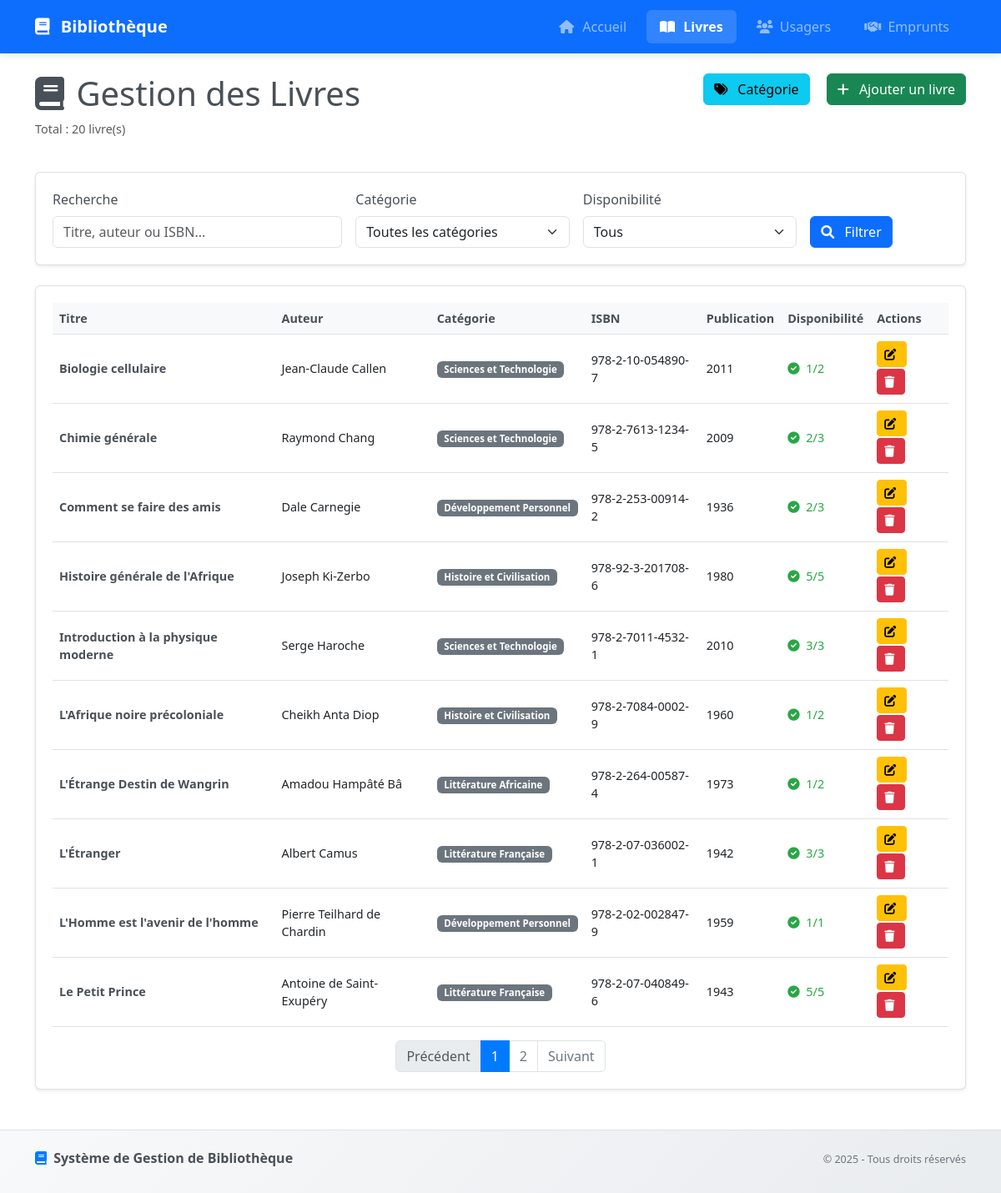
/pages/livres/livres.php, run on an earlier commit of the app's database.
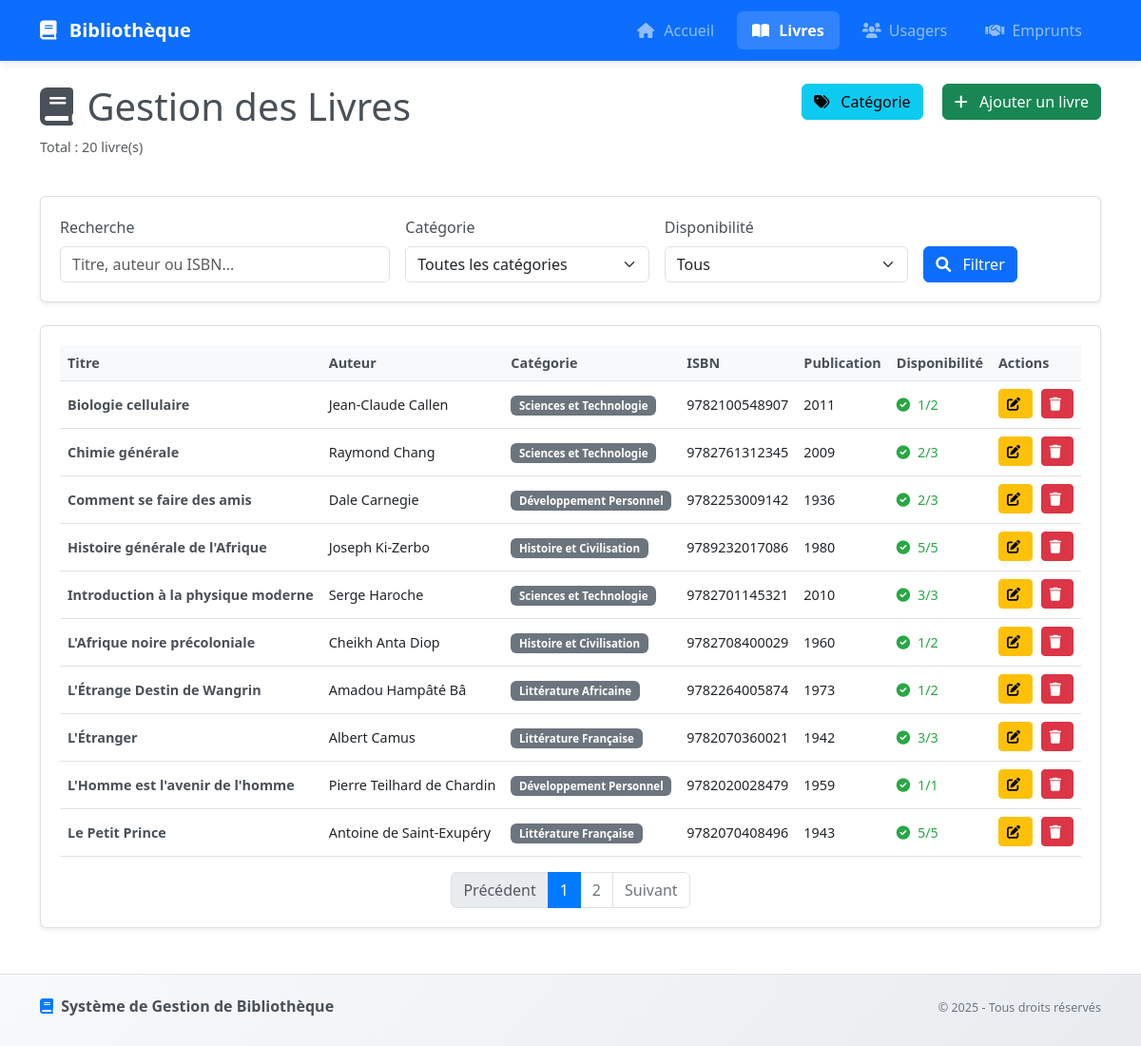
And on a later commit of the database.
### tables this page shows
CREATE TABLE livres (
    id INT PRIMARY KEY AUTO_INCREMENT,
    titre VARCHAR(255) NOT NULL,
    auteur VARCHAR(255) NOT NULL,
    isbn VARCHAR(20) UNIQUE,
    date_publication DATE,
    exemplaires_total INT DEFAULT 1,
    exemplaires_disponibles INT DEFAULT 1,
    categorie_id INT,
    date_creation TIMESTAMP DEFAULT CURRENT_TIMESTAMP,
    FOREIGN KEY (categorie_id) REFERENCES categories(id)    
);

CREATE TABLE categories (
    id INT PRIMARY KEY AUTO_INCREMENT,
    nom VARCHAR(100) NOT NULL,
    description TEXT
);

### includes/functions.php (called while the page is built, shortened)
<?php
function getLivres($pdo, $search = '', $categorie_filter = '', $disponible_filter = '', $page = 1, $per_page = 10) {
    $offset = ($page - 1) * $per_page;
    try {
        $where_conditions = [];
        $params = [];
        $where_clause = !empty($where_conditions) ? 'WHERE ' . implode(' AND ', $where_conditions) : '';
        $count_query = "
            SELECT COUNT(DISTINCT l.id) as total
            FROM livres l
            LEFT JOIN categories c ON l.categorie_id = c.id
            LEFT JOIN (
                SELECT livre_id, COUNT(*) as empruntes
                FROM emprunts
                WHERE statut = 'en_cours'
                GROUP BY livre_id
            ) e ON l.id = e.livre_id
            $where_clause
        ";
        $stmt = $pdo->prepare($count_query);
        $stmt->execute($params);
        $total_livres = $stmt->fetch()['total'];
        $query = "
            SELECT l.*,
                   c.nom as categorie_nom,
                   (l.exemplaires_total - COALESCE(e.empruntes, 0)) as exemplaires_disponibles
            FROM livres l
            LEFT JOIN categories c ON l.categorie_id = c.id
            LEFT JOIN (
                SELECT livre_id, COUNT(*) as empruntes
                FROM emprunts
                WHERE statut = 'en_cours'
                GROUP BY livre_id
            ) e ON l.id = e.livre_id
            $where_clause
            ORDER BY l.titre
            LIMIT $per_page OFFSET $offset
        ";
        $stmt = $pdo->prepare($query);
        $stmt->execute($params);
        $livres = $stmt->fetchAll();
        return [
            'livres' => $livres,
            'total' => $total_livres,
            'total_pages' => ceil($total_livres / $per_page)
        ];
    } catch (PDOException $e) {
        return [
            'livres' => [],
            'total' => 0,
            'total_pages' => 0,
            'error' => 'Erreur lors de la récupération des livres : ' . $e->getMessage()
        ];
    }
}

### pages/livres/livres.php (the view, shortened to what this page needs)
<?php
require_once '../../config/database.php';
require_once '../../includes/functions.php';
$search = $_GET['search'] ?? '';
$categorie_filter = $_GET['categorie'] ?? '';
$disponible_filter = $_GET['disponible'] ?? '';
$page = max(1, (int)($_GET['page'] ?? 1));
$per_page = 10;
$livres_data = getLivres($pdo, $search, $categorie_filter, $disponible_filter, $page, $per_page);
$livres = $livres_data['livres'];
$total_livres = $livres_data['total'];
$total_pages = $livres_data['total_pages'];
include '../../includes/header.php';
?>
<link rel="stylesheet" href="../../assets/css/livres.css">
<div class="row mb-4">
    <div class="col-md-8">
        <h1><i class="fas fa-book"></i> Gestion des Livres</h1>
        <p class="text-muted">Total : <?php echo $total_livres; ?> livre(s)</p>
    </div>
    <div class="col-md-4 text-end">
        <button class="btn btn-info me-2" data-bs-toggle="modal" data-bs-target="#ajouterCategorieModal">
            <i class="fas fa-tags"></i> Catégorie
        </button>
        <button class="btn btn-success" data-bs-toggle="modal" data-bs-target="#ajouterLivreModal">
            <i class="fas fa-plus"></i> Ajouter un livre
        </button>
    </div>
</div>
<div class="card mb-4">
    <div class="card-body">
        <form method="GET" class="row g-3">
            <div class="col-md-4">
                <label class="form-label">Recherche</label>
                <input type="text" class="form-control" name="search"
                       placeholder="Titre, auteur ou ISBN..."
                       value="<?php echo htmlspecialchars($search); ?>">
            </div>
            <div class="col-md-3">
                <label class="form-label">Catégorie</label>
                <select class="form-select" name="categorie">
                    <option value="">Toutes les catégories</option>
                </select>
            </div>
            <div class="col-md-3">
                <label class="form-label">Disponibilité</label>
                <select class="form-select" name="disponible">
                    <option value="">Tous</option>
                </select>
            </div>
            <div class="col-md-2 d-flex align-items-end">
                <button type="submit" class="btn btn-primary me-2">
                    <i class="fas fa-search"></i> Filtrer
                </button>
            </div>
        </form>
    </div>
</div>
<div class="card">
    <div class="card-body">
        <?php if (!empty($livres)): ?>
            <div class="table-responsive">
                <table class="table table-hover">
                    <thead>
                        <tr>
                            <th>Titre</th>
                            <th>Auteur</th>
                            <th>Catégorie</th>
                            <th>ISBN</th>
                            <th>Publication</th>
                            <th>Disponibilité</th>
                            <th>Actions</th>
                        </tr>
                    </thead>
                    <tbody>
                        <?php foreach ($livres as $livre): ?>
                            <tr>
                                <td><strong><?php echo htmlspecialchars($livre['titre']); ?></strong></td>
                                <td><?php echo htmlspecialchars($livre['auteur']); ?></td>
                                <td>
                                    <?php if ($livre['categorie_nom']): ?>
                                        <span class="badge bg-secondary"><?php echo htmlspecialchars($livre['categorie_nom']); ?></span>
                                    <?php else: ?>
                                        <span class="text-muted">-</span>
                                    <?php endif; ?>
                                </td>
                                <td><?php echo htmlspecialchars($livre['isbn'] ?? '-'); ?></td>
                                <td><?php echo $livre['date_publication'] ? date('Y', strtotime($livre['date_publication'])) : '-'; ?></td>
                                <td>
                                    <?php if ($livre['exemplaires_disponibles'] > 0): ?>
                                        <span class="status-disponible">
                                            <i class="fas fa-check-circle"></i>
                                            <?php echo $livre['exemplaires_disponibles']; ?>/<?php echo $livre['exemplaires_total']; ?>
                                        </span>
                                    <?php else: ?>
                                        <span class="status-emprunte">
                                            <i class="fas fa-times-circle"></i> Tous empruntés
                                        </span>
                                    <?php endif; ?>
                                </td>
                                <td>
                                    <a href="?modifier=<?php echo $livre['id']; ?>"
                                       class="btn btn-sm btn-warning btn-action">
                                        <i class="fas fa-edit"></i>
                                    </a>
                                    <button type="button"
                                            class="btn btn-sm btn-danger btn-action btn-supprimer-livre"
                                            data-livre-id="<?php echo $livre['id']; ?>"
                                            data-livre-nom="<?php echo htmlspecialchars($livre['titre']); ?>">
                                        <i class="fas fa-trash"></i>
                                    </button>
                                </td>
                            </tr>
                        <?php endforeach; ?>
                    </tbody>
                </table>
            </div>
            <?php if ($total_pages > 1): ?>
                <nav class="mt-3">
                    <ul class="pagination justify-content-center">
                        <li class="page-item <?php echo $page == 1 ? 'disabled' : ''; ?>">
                            <a class="page-link" href="?page=<?php echo $page-1; ?>&search=<?php echo urlencode($search); ?>&categorie=<?php echo urlencode($categorie_filter); ?>&disponible=<?php echo urlencode($disponible_filter); ?>">Précédent</a>
                        </li>
                        <?php for ($i = 1; $i <= $total_pages; $i++): ?>
                            <li class="page-item <?php echo $page == $i ? 'active' : ''; ?>">
                                <a class="page-link" href="?page=<?php echo $i; ?>&search=<?php echo urlencode($search); ?>&categorie=<?php echo urlencode($categorie_filter); ?>&disponible=<?php echo urlencode($disponible_filter); ?>"><?php echo $i; ?></a>
                            </li>
                        <?php endfor; ?>
                        <li class="page-item <?php echo $page == $total_pages ? 'disabled' : ''; ?>">
                            <a class="page-link" href="?page=<?php echo $page+1; ?>&search=<?php echo urlencode($search); ?>&categorie=<?php echo urlencode($categorie_filter); ?>&disponible=<?php echo urlencode($disponible_filter); ?>">Suivant</a>
                        </li>
                    </ul>
                </nav>
            <?php endif; ?>
        <?php endif; ?>
    </div>
</div>
<?php include '../../includes/footer.php'; ?>

### includes/header.php (shortened to what this page needs)
<!DOCTYPE html>
<html lang="fr">
<head>
    <link href="https://cdn.jsdelivr.net/npm/bootstrap@5.3.0/dist/css/bootstrap.min.css" rel="stylesheet">
    <link href="https://cdnjs.cloudflare.com/ajax/libs/font-awesome/6.0.0/css/all.min.css" rel="stylesheet">
    <link href="/assets/css/header-footer.css" rel="stylesheet">
</head>
<body>
    <nav class="navbar navbar-expand-lg navbar-dark bg-primary">
        <div class="container">
            <a class="navbar-brand" href="/index.php">
                <i class="fas fa-book"></i> Bibliothèque
            </a>
            <div class="collapse navbar-collapse" id="navbarNav">
                <ul class="navbar-nav me-auto">
                    <li class="nav-item">
                        <a class="nav-link <?php echo basename($_SERVER['PHP_SELF']) == 'index.php' ? 'active' : ''; ?>" href="/index.php">
                            <i class="fas fa-home"></i> Accueil
                        </a>
                    </li>
                    <li class="nav-item">
                        <a class="nav-link <?php echo basename($_SERVER['PHP_SELF']) == 'livres.php' ? 'active' : ''; ?>" href="/pages/livres/livres.php">
                            <i class="fas fa-book-open"></i> Livres
                        </a>
                    </li>
                    <li class="nav-item">
                        <a class="nav-link <?php echo basename($_SERVER['PHP_SELF']) == 'usagers.php' ? 'active' : ''; ?>" href="/pages/usagers/usagers.php">
                            <i class="fas fa-users"></i> Usagers
                        </a>
                    </li>
                    <li class="nav-item">
                        <a class="nav-link <?php echo basename($_SERVER['PHP_SELF']) == 'emprunts.php' ? 'active' : ''; ?>" href="/pages/emprunts/emprunts.php">
                            <i class="fas fa-handshake"></i> Emprunts
                        </a>
                    </li>
                </ul>
            </div>
        </div>
    </nav>
    <main class="container mt-4">

### includes/footer.php (shortened to what this page needs)
</main>
    <footer class="bg-light mt-5 py-4">
        <div class="container">
            <div class="row">
                <div class="col-md-6">
                    <h6><i class="fas fa-book"></i> Système de Gestion de Bibliothèque</h6>
                </div>
                <div class="col-md-6 text-md-end">
                    <p class="text-muted mb-0">
                        <small>&copy; <?php echo date('Y'); ?> - Tous droits réservés</small>
                    </p>
                </div>
            </div>
        </div>
    </footer>
</body>
</html>

### assets/css/header-footer.css (style rules this page uses)
.navbar { box-shadow: 0 2px 10px rgba(0, 0, 0, 0.1); padding: 0.75rem 0; }
.navbar-brand { font-weight: 600; font-size: 1.25rem; transition: color 0.2s ease; }
.navbar-brand i { margin-right: 0.5rem; color: #fff; }
.navbar-nav { margin-left: auto !important; margin-right: 0 !important; }
.navbar-nav .nav-link { margin: 0 0.25rem; padding: 0.5rem 1rem !important; border-radius: 0.375rem; transition: all 0.2s ease; font-weight: 500; }
.navbar-nav .nav-link.active { background-color: rgba(255, 255, 255, 0.15); color: #fff !important; font-weight: 600; }
.navbar-nav .nav-link i { margin-right: 0.5rem; width: 16px; text-align: center; }
footer { background: linear-gradient(135deg, #f8f9fa 0%, #e9ecef 100%) !important; border-top: 1px solid #dee2e6; margin-top: auto; }
footer h6 { color: #495057; font-weight: 600; margin-bottom: 0.5rem; }
footer h6 i { color: #007bff; margin-right: 0.5rem; }
footer p { margin-bottom: 0.25rem; line-height: 1.4; }
footer .text-muted { color: #6c757d !important; }

### assets/css/livres.css (style rules this page uses)
.status-disponible { color: #28a745; font-weight: 500; }
.btn-action { margin-right: 5px; margin-bottom: 2px; }
.btn-action:last-child { margin-right: 0; }
.badge { font-size: 0.8em; }
.table { margin-bottom: 0; }
.table th { background-color: #f8f9fa; border-top: none; font-weight: 600; font-size: 0.9em; color: #495057; }
.table td { vertical-align: middle; font-size: 0.9em; }
.card { box-shadow: 0 0.125rem 0.25rem rgba(0, 0, 0, 0.075); border: 1px solid rgba(0, 0, 0, 0.125); }
.card-body { padding: 1.25rem; }
.pagination { margin-bottom: 0; }
.page-link { color: #6c757d; border-color: #dee2e6; }
.page-item.active .page-link { background-color: #007bff; border-color: #007bff; }
.form-label { font-weight: 500; color: #495057; margin-bottom: 0.5rem; }
.form-control, .form-select { border-radius: 0.375rem; }
.fas { margin-right: 0.25rem; }
.btn .fas { margin-right: 0.5rem; }
.btn-sm .fas { margin-right: 0.25rem; }
.badge { padding: 0.375em 0.75em; border-radius: 0.375rem; }
.badge.bg-secondary { background-color: #6c757d !important; }
.row.mb-4 h1 { color: #495057; margin-bottom: 0.5rem; }
.text-muted { font-size: 0.9em; }
.text-end .btn { margin-left: 0.5rem; }
.btn { transition: all 0.2s ease-in-out; }
.mb-4 { margin-bottom: 1.5rem !important; }
.form-label:after { content: ""; }
.table td strong { color: #495057; }

What changed in the data, as far as the page shows it:
changed livres "Biologie cellulaire": isbn "978-2-10-054890-7" → "9782100548907"
changed livres "Chimie générale": isbn "978-2-7613-1234-5" → "9782761312345"
changed livres "Comment se faire des amis": isbn "978-2-253-00914-2" → "9782253009142"
changed livres "Histoire générale de l'Afrique": isbn "978-92-3-201708-6" → "9789232017086"
changed livres "Introduction à la physique moderne": isbn "978-2-7011-4532-1" → "9782701145321"
changed livres "L'Afrique noire précoloniale": isbn "978-2-7084-0002-9" → "9782708400029"
changed livres "L'Étrange Destin de Wangrin": isbn "978-2-264-00587-4" → "9782264005874"
changed livres "L'Étranger": isbn "978-2-07-036002-1" → "9782070360021"
changed livres "L'Homme est l'avenir de l'homme": isbn "978-2-02-002847-9" → "9782020028479"
changed livres "Le Petit Prince": isbn "978-2-07-040849-6" → "9782070408496"
